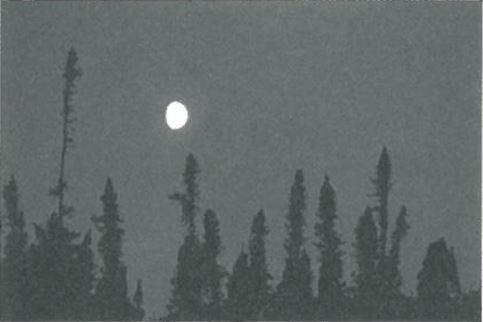
#> input picture pic3.JPG, 483 x 322 px, found by its file name
$ python 'otsu algorithm.py'   (older library calls are emulated)
#> lines starting #> are read from the running program, lines starting #| are printed output that depends on the picture; after the words box and inside, x2 and y2 are one past the last pixel; in counts of white or black regions, pixels touching at a corner belong together; long printed decimals are rounded
import cv2 as cv
import numpy as np
from matplotlib import pyplot as plt

roi = cv.imread('pic3.jpg')
#> roi is the input picture: shape (322, 483, 3); mean B, G, R 102.5, 103, 96.5
gray = cv.cvtColor(roi,cv.COLOR_BGR2GRAY)
# 1 채널 흑백이미지로 변환

binary = np.zeros((gray.shape[0],gray.shape[1]),dtype=np.uint8)

#T_max = (0,0)

# 히스토그램 생성
gray_hist = np.zeros(256)
# 정규화된 히스토그램 생성
norm_hist = np.zeros(256,dtype=np.float)

# 기본 히스토그램을 구한다.
for i in range(gray.shape[1]):
    for j in range(gray.shape[0]):
        gray_hist[gray.item(j,i)]+=1
# 정규화 시켜서 저장한다.
for i in range(256):
    norm_hist[i] = gray_hist[i] / (gray.shape[0]*gray.shape[1])

vwlist = []
#vwlist2 = [] #without weight

for i in range(1,256): #T값을 결정하기위해서 1부터~255단계까지 바꾸어 나간다
    w0 = 0.0
    w1 = 0.0
    u0 = 0.0
    u1 = 0.0
    v0 = 0.0
    v1 = 0.0
    for j in range(i):
        w0 += norm_hist[j] #T가 1이라면  정규화된 값을 넣고
    for j in range(i+1,256):
        w1 += norm_hist[j] # 나머지값(2부터255까지 누적값 더하기)을 w1에넣고

    if w0 != 0:
        for j in range(i):
            u0 += j*norm_hist[j]
        u0 /= w0
        for j in range(i):
            v0 += norm_hist[j]*(j-u0)**2
        v0 /= w0

    if w1 != 0:
        for j in range(i+1,256):
            u1 += j*norm_hist[j]
        u1 /= w1
        for j in range(i+1,256):
            v1 += norm_hist[j]*(j-u1)**2
        v1 /= w1

    v_within = w0 * v0 + w1 * v1
    #v_within2 = v0 + v1 #without weight
    vwlist.append(v_within)
    # [11 lines of commented-out code are left out]
t_argmin = np.argmin(vwlist)
#> t_argmin = 92
print(t_argmin, vwlist[t_argmin])
#| 92 110.063
#argmin2 = np.argmin(vwlist2)
#print(argmin)
#plt.subplot(121)
plt.plot(vwlist)
#plt.subplot(122)
#plt.plot(vwlist2)
plt.show()
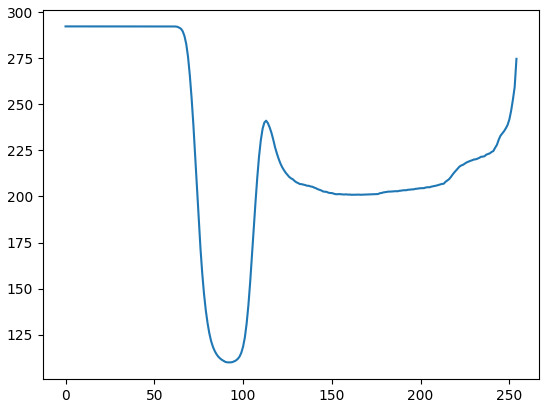
#> figure drawn by matplotlib, 1 panel; curve peaks at x = 0, y = 292.2

for i in range(gray.shape[0]):
    for j in range(gray.shape[1]):
        if gray[i,j] >= t_argmin:
            binary[i,j] = 255
        else:
            binary[i,j] = 0
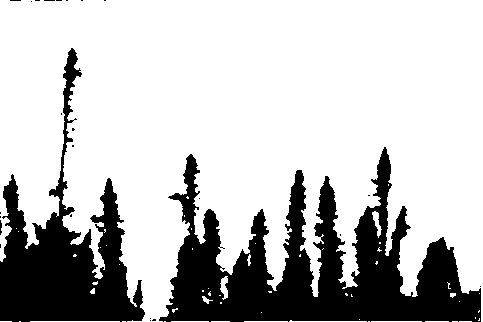
#> binary: shape (322, 483); 75.3% white; 25 black regions (22 under 20 px), largest, box (x1, y1, x2, y2) and area: (159, 147, 481, 322) 24608, (0, 48, 145, 322) 13777, (0, 220, 2, 235) 22

cv.imshow('binary img',binary)
cv.waitKey(0)
cv.destroyAllWindows()

$ run again, with pic1.JPG copied over pic3.JPG
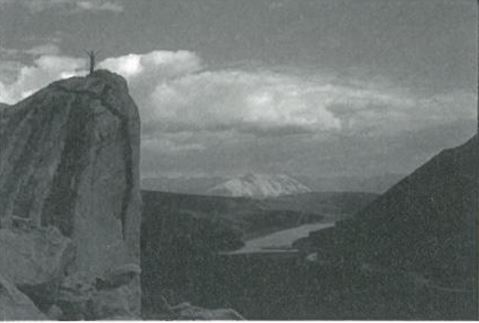
#> input picture pic1.JPG, 479 x 323 px, found by its file name
#> roi is the input picture: shape (323, 479, 3); mean B, G, R 109.1, 110.5, 104.6
#| 107 411.106
#> `plt.show()`:
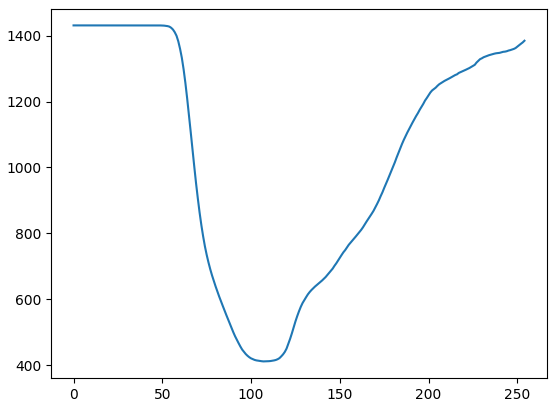
#> figure drawn by matplotlib, 1 panel; curve peaks at x = 0, y = 1431.1
#> after the loop `for i in range(gray.shape[0]):`:
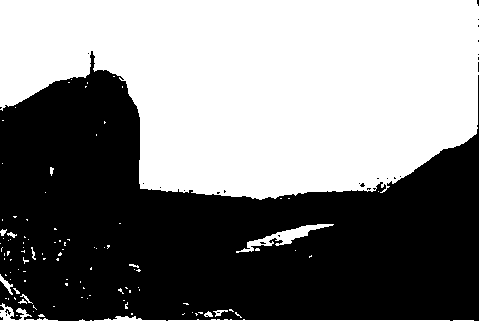
#> binary: shape (323, 479); 50.1% white; 30 black regions (29 under 20 px), largest, box (x1, y1, x2, y2) and area: (0, 51, 479, 321) 77108

$ run again, with pic2.JPG copied over pic3.JPG
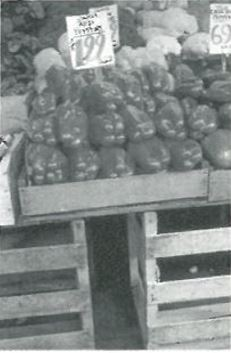
#> input picture pic2.JPG, 231 x 353 px, found by its file name
#> roi is the input picture: shape (353, 231, 3); mean B, G, R 136.6, 137.6, 132.2
#| 144 606.127
#> `plt.show()`:
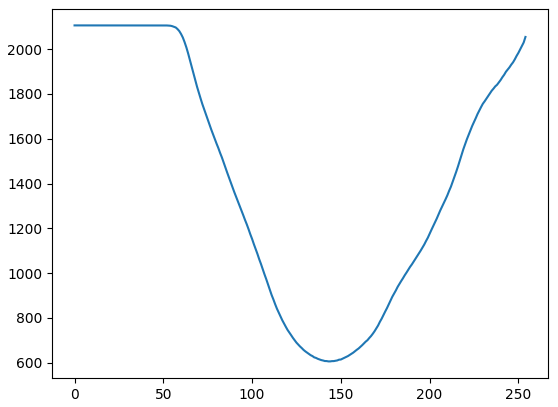
#> figure drawn by matplotlib, 1 panel; curve peaks at x = 0, y = 2105.7
#> after the loop `for i in range(gray.shape[0]):`:
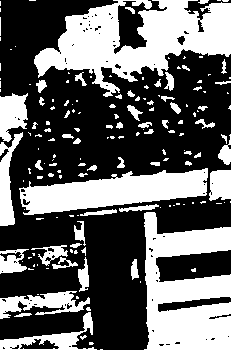
#> binary: shape (353, 231); 39.6% white; 163 white regions (105 under 20 px), largest, box (x1, y1, x2, y2) and area: (0, 212, 231, 353) 9716, (34, 0, 231, 97) 9476, (19, 168, 208, 215) 5048
